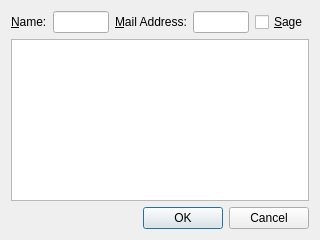
<?xml version="1.0" encoding="UTF-8"?>
<ui version="4.0">
 <class>DialogMessage</class>
 <widget class="QDialog" name="DialogMessage">
  <property name="geometry">
   <rect>
    <x>0</x>
    <y>0</y>
    <width>320</width>
    <height>240</height>
   </rect>
  </property>
  <property name="windowTitle">
   <string>Write Message</string>
  </property>
  <layout class="QVBoxLayout" name="verticalLayout">
   <item>
    <layout class="QVBoxLayout" name="verticalLayout_3">
     <item>
      <layout class="QHBoxLayout" name="horizontalLayout">
       <item>
        <widget class="QLabel" name="labelName">
         <property name="text">
          <string>&amp;Name:</string>
         </property>
         <property name="buddy">
          <cstring>lineEditName</cstring>
         </property>
        </widget>
       </item>
       <item>
        <widget class="QLineEdit" name="lineEditName"/>
       </item>
       <item>
        <widget class="QLabel" name="labelMailAddress">
         <property name="text">
          <string>&amp;Mail Address:</string>
         </property>
         <property name="buddy">
          <cstring>lineEditMailAddress</cstring>
         </property>
        </widget>
       </item>
       <item>
        <widget class="QLineEdit" name="lineEditMailAddress"/>
       </item>
       <item>
        <widget class="QCheckBox" name="checkBoxSage">
         <property name="text">
          <string>&amp;Sage</string>
         </property>
        </widget>
       </item>
      </layout>
     </item>
    </layout>
   </item>
   <item>
    <widget class="QTextEdit" name="textEditMessage"/>
   </item>
   <item>
    <widget class="QDialogButtonBox" name="buttonBox">
     <property name="orientation">
      <enum>Qt::Horizontal</enum>
     </property>
     <property name="standardButtons">
      <set>QDialogButtonBox::Cancel|QDialogButtonBox::Ok</set>
     </property>
    </widget>
   </item>
  </layout>
 </widget>
 <resources/>
 <connections/>
</ui>
